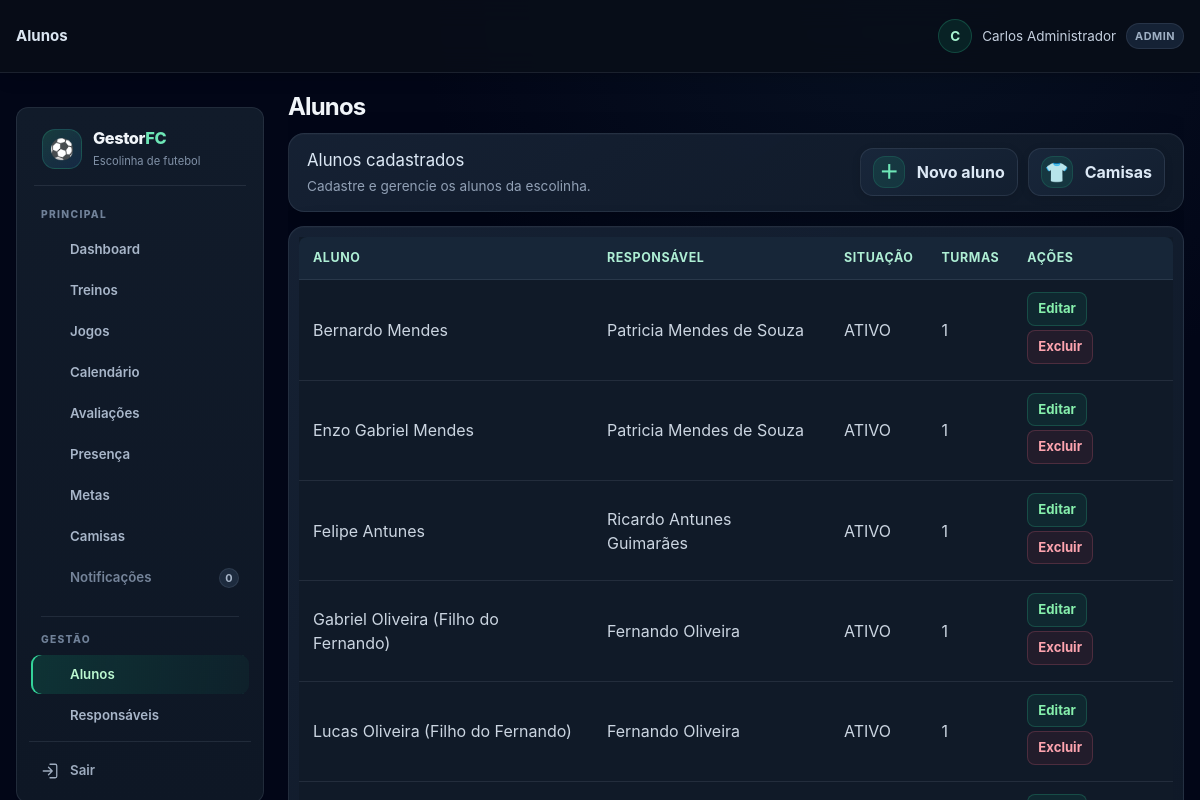
/alunos.php (signed in), run on the app's committed database.
### tables this page shows
CREATE TABLE TB_ALUNO (
    COD_ALUNO INT AUTO_INCREMENT PRIMARY KEY,
    COD_ESCOLINHA INT NOT NULL,
    COD_RESPONSAVEL INT NOT NULL,
    COD_USUARIO INT NULL UNIQUE,
    NOME VARCHAR(100) NOT NULL,
    DATA_NASCIMENTO DATE NOT NULL,
    POSICAO VARCHAR(30) DEFAULT 'Meio-Campo',
    NUMERO_CAMISA INT NULL,
    STATUS ENUM('ATIVO', 'INATIVO', 'PENDENTE') DEFAULT 'ATIVO',
    DATA_MATRICULA DATE DEFAULT (CURRENT_DATE),
    OBSERVACOES_MEDICAS TEXT NULL,
    CRIADO_EM TIMESTAMP DEFAULT CURRENT_TIMESTAMP,
    FOREIGN KEY (COD_ESCOLINHA) REFERENCES TB_ESCOLINHA(COD_ESCOLINHA) ON DELETE CASCADE,
    FOREIGN KEY (COD_RESPONSAVEL) REFERENCES TB_RESPONSAVEL(COD_RESPONSAVEL) ON DELETE RESTRICT,
    FOREIGN KEY (COD_USUARIO) REFERENCES TB_USUARIO(COD_USUARIO) ON DELETE SET NULL
);

CREATE TABLE TB_RESPONSAVEL (
    COD_RESPONSAVEL INT AUTO_INCREMENT PRIMARY KEY,
    COD_ESCOLINHA INT NOT NULL,
    COD_USUARIO INT NULL,
    NOME VARCHAR(100) NOT NULL,
    CPF VARCHAR(14) NOT NULL,
    TELEFONE VARCHAR(20),
    EMAIL VARCHAR(100),
    ENDERECO VARCHAR(255),
    CRIADO_EM TIMESTAMP DEFAULT CURRENT_TIMESTAMP,
    FOREIGN KEY (COD_ESCOLINHA) REFERENCES TB_ESCOLINHA(COD_ESCOLINHA) ON DELETE CASCADE,
    FOREIGN KEY (COD_USUARIO) REFERENCES TB_USUARIO(COD_USUARIO) ON DELETE SET NULL,
    UNIQUE (COD_ESCOLINHA, CPF)
);

### includes/helpers.php (called while the page is built, shortened)
<?php
function e($value) {
    return htmlspecialchars((string) $value, ENT_QUOTES, 'UTF-8');
}
function hasRole($roles) {
    return in_array($_SESSION['user_role'] ?? '', $roles, true);
}

### alunos.php (the view, shortened to what this page needs)
<?php
require_once __DIR__ . '/includes/layout.php';
$db = getDB();
$escolinha = currentEscolinhaId();
$edit = null;
$responsaveis = $db->prepare('SELECT COD_RESPONSAVEL, NOME FROM TB_RESPONSAVEL WHERE COD_ESCOLINHA = ? ORDER BY NOME');
$responsaveis->execute([$escolinha]);
$responsaveis = $responsaveis->fetchAll();
$lista = $db->prepare('SELECT a.*, r.NOME AS RESPONSAVEL, COUNT(m.COD_MATRICULA) AS TURMAS_ATIVAS FROM TB_ALUNO a JOIN TB_RESPONSAVEL r ON r.COD_RESPONSAVEL = a.COD_RESPONSAVEL LEFT JOIN TB_MATRICULA m ON m.COD_ALUNO = a.COD_ALUNO AND m.STATUS = "ATIVA" WHERE a.COD_ESCOLINHA = ? GROUP BY a.COD_ALUNO ORDER BY a.NOME');
$lista->execute([$escolinha]);
$lista = $lista->fetchAll();
pageStart('Alunos');
$value = function ($field, $default = '') use ($edit) { return e($edit[$field] ?? $default); };
?>
<?php if (isset($_GET['mini'])): ?>
<section>
    <h2><?= $edit ? 'Editar aluno' : 'Novo aluno' ?></h2>
    <?php if (!$responsaveis): ?><p>Cadastre um responsável antes de cadastrar um aluno.</p><?php else: ?>
    <form method="post">
        <input type="hidden" name="csrf_token" value="<?= e(csrfToken()) ?>">
        <input type="hidden" name="action" value="<?= $edit ? 'update' : 'create' ?>">
        <?php if ($edit): ?><input type="hidden" name="id" value="<?= (int) $edit['COD_ALUNO'] ?>"><?php endif; ?>
        <label>Nome completo<input required name="nome" value="<?= $value('NOME') ?>"></label>
        <label>Data de nascimento<input required type="date" name="data_nascimento" value="<?= $value('DATA_NASCIMENTO') ?>"></label>
        <label>Responsável<select required name="cod_responsavel"><option value="">Selecione</option><?php foreach ($responsaveis as $r): ?><option value="<?= (int) $r['COD_RESPONSAVEL'] ?>" <?= ($edit['COD_RESPONSAVEL'] ?? '') == $r['COD_RESPONSAVEL'] ? 'selected' : '' ?>><?= e($r['NOME']) ?></option><?php endforeach; ?></select></label>
        <label>Posição<input name="posicao" value="<?= $value('POSICAO', 'Meio-Campo') ?>"></label>
        <label>Situação<select name="status"><?php foreach (['ATIVO', 'INATIVO', 'PENDENTE'] as $status): ?><option <?= ($edit['STATUS'] ?? 'ATIVO') === $status ? 'selected' : '' ?>><?= $status ?></option><?php endforeach; ?></select></label>
        <fieldset class="acesso-aluno"><legend>Acesso do aluno</legend><p>Opcional. O aluno poderá entrar com este e-mail e acompanhar seu perfil e criar metas.</p><label>E-mail de acesso<input type="email" name="email_acesso" value="<?= e($edit['EMAIL_ACESSO'] ?? '') ?>" autocomplete="off"></label><label><?= !empty($edit['EMAIL_ACESSO']) ? 'Nova senha (deixe vazia para manter)' : 'Senha inicial' ?><input type="password" name="senha_acesso" minlength="6" autocomplete="new-password" <?= empty($edit['EMAIL_ACESSO']) ? '' : '' ?>></label></fieldset>
        <label>Observações médicas<textarea name="observacoes_medicas"><?= $value('OBSERVACOES_MEDICAS') ?></textarea></label>
        <div><?php actionButton($edit ? 'Salvar alterações' : 'Cadastrar aluno'); ?><?php if ($edit): ?><a href="alunos.php">Cancelar</a><?php endif; ?></div>
    </form>
    <?php endif; ?>
</section>
<?php else: ?>
<div class="alunos-acoes">
    <div><h2>Alunos cadastrados</h2><p>Cadastre e gerencie os alunos da escolinha.</p></div>
    <div class="alunos-botoes">
        <button type="button" class="acao-rapida" data-url="alunos.php?mini=1" data-titulo="Novo aluno"><span>＋</span>Novo aluno</button>
        <button type="button" class="acao-rapida" data-url="camisas.php?mini=1" data-titulo="Camisas dos alunos"><span>👕</span>Camisas</button>
    </div>
</div>
<section class="lista-alunos"><div class="tabela-alunos"><table><thead><tr><th>Aluno</th><th>Responsável</th><th>Situação</th><th>Turmas</th><th>Ações</th></tr></thead><tbody><?php foreach ($lista as $aluno): ?><tr><td><?= e($aluno['NOME']) ?></td><td><?= e($aluno['RESPONSAVEL']) ?></td><td><?= e($aluno['STATUS']) ?></td><td><?= (int) $aluno['TURMAS_ATIVAS'] ?></td><td><button type="button" class="acao-tabela" data-url="alunos.php?mini=1&amp;editar=<?= (int) $aluno['COD_ALUNO'] ?>" data-titulo="Editar aluno">Editar</button><form method="post" onsubmit="return confirm('Excluir este aluno? As matrículas e presenças relacionadas serão removidas.');"><input type="hidden" name="csrf_token" value="<?= e(csrfToken()) ?>"><input type="hidden" name="action" value="delete"><input type="hidden" name="id" value="<?= (int) $aluno['COD_ALUNO'] ?>"><button>Excluir</button></form></td></tr><?php endforeach; ?><?php if (!$lista): ?><tr><td colspan="5">Nenhum aluno cadastrado.</td></tr><?php endif; ?></tbody></table></div></section>
<?php endif; ?>
<?php pageEnd(); ?>

### includes/layout.php (shortened to what this page needs)
<?php
require_once __DIR__ . '/helpers.php';
function menuItem($url, $label, $icon, $roles, $activeUrls = [], $badge = null, $section = null) {
    if (!hasRole($roles)) {
        return;
    }
    $icons = [
        'dashboard' => '<rect x="3" y="3" width="8" height="8" rx="1.5"/><rect x="13" y="3" width="8" height="5" rx="1.5"/><rect x="13" y="10" width="8" height="11" rx="1.5"/><rect x="3" y="13" width="8" height="8" rx="1.5"/>',
        'profile' => '<circle cx="12" cy="8" r="3.5"/><path d="M5 20a7 7 0 0 1 14 0"/>',
        'training' => '<path d="M4 5h16v14H4z"/><path d="m10 9 5 3-5 3z"/>',
        'game' => '<path d="M7 7h10l3 10H4L7 7Z"/><path d="M9 11v4m-2-2h4m3-1h.01M16 14h.01"/>',
        'calendar' => '<rect x="3" y="5" width="18" height="16" rx="2"/><path d="M16 3v4M8 3v4M3 10h18"/>',
        'evaluation' => '<path d="M8 4h11v17H5V7z"/><path d="M8 4V3h7v1M8 11h7M8 15h7M8 18h4"/>',
        'growth' => '<path d="M4 19V5m0 14h17"/><path d="m7 15 4-4 3 2 6-7"/><path d="M16 6h4v4"/>',
        'presence' => '<path d="M20 7 10 17l-5-5"/><path d="M4 4h10"/>',
        'goal' => '<circle cx="12" cy="12" r="9"/><circle cx="12" cy="12" r="5"/><circle cx="12" cy="12" r="1"/>',
        'shirt' => '<path d="m8 4-5 3 2 5 3-1v9h8v-9l3 1 2-5-5-3a5 5 0 0 1-8 0Z"/>',
        'bell' => '<path d="M18 9a6 6 0 0 0-12 0c0 7-3 7-3 9h18c0-2-3-2-3-9M10 21h4"/>',
        'students' => '<path d="M16 21v-2a4 4 0 0 0-4-4H8a4 4 0 0 0-4 4v2"/><circle cx="10" cy="7" r="4"/><path d="M20 21v-2a4 4 0 0 0-3-3.87M16 3.13a4 4 0 0 1 0 7.75"/>',
        'users' => '<path d="M16 21v-2a4 4 0 0 0-4-4H8a4 4 0 0 0-4 4v2"/><circle cx="10" cy="7" r="4"/><path d="M20 8v6m3-3h-6"/>',
        'teams' => '<path d="m12 3 9 5-9 5-9-5 9-5Z"/><path d="m3 12 9 5 9-5M3 16l9 5 9-5"/>',
        'enrollments' => '<path d="M8 5h12M8 12h12M8 19h12M3 5h.01M3 12h.01M3 19h.01"/>',
        'settings' => '<circle cx="12" cy="12" r="3"/><path d="m19.4 15 .1.1 1.4 1.1-1.4 2.4-1.7-.6a8 8 0 0 1-1.5.9l-.3 1.8h-2.8l-.3-1.8a8 8 0 0 1-1.5-.9l-1.7.6-1.4-2.4 1.4-1.1a7 7 0 0 1 0-1.8l-1.4-1.1 1.4-2.4 1.7.6a8 8 0 0 1 1.5-.9l.3-1.8h2.8l.3 1.8a8 8 0 0 1 1.5.9l1.7-.6 1.4 2.4-1.4 1.1a7 7 0 0 1 0 1.8Z"/>',
        'logout' => '<path d="M10 17l5-5-5-5M15 12H3"/><path d="M12 3h7a2 2 0 0 1 2 2v14a2 2 0 0 1-2 2h-7"/>'
    ];
    $arquivo = basename($_SERVER['PHP_SELF']);
    $caminhoUrl = basename((string) parse_url($url, PHP_URL_PATH));
    $secaoAtual = $_GET['secao'] ?? null;
    $ativo = ($arquivo === $caminhoUrl && $secaoAtual === $section) || in_array($arquivo, $activeUrls, true);
    $classes = 'link-menu' . ($ativo ? ' ativo' : '');
    $ariaAtual = $ativo ? ' aria-current="page"' : '';
    $svg = '<svg class="icone-menu" viewBox="0 0 24 24" fill="none" stroke="currentColor" stroke-width="1.7" stroke-linecap="round" stroke-linejoin="round" aria-hidden="true">' . ($icons[$icon] ?? '') . '</svg>';
    $badgeHtml = $badge === null ? '' : '<span class="badge-notificacoes" aria-label="' . (int) $badge . ' notificações">' . (int) $badge . '</span>';
    echo '<a class="' . $classes . '" href="' . e($url) . '"' . $ariaAtual . '>' . $svg . '<span class="texto-menu">' . e($label) . '</span>' . $badgeHtml . '</a>';
}
function menuIndisponivel($label, $icon, $badge = null) {
    $icons = [
        'profile' => '<circle cx="12" cy="8" r="3.5"/><path d="M5 20a7 7 0 0 1 14 0"/>',
        'game' => '<path d="M7 7h10l3 10H4L7 7Z"/><path d="M9 11v4m-2-2h4m3-1h.01M16 14h.01"/>',
        'calendar' => '<rect x="3" y="5" width="18" height="16" rx="2"/><path d="M16 3v4M8 3v4M3 10h18"/>',
        'evaluation' => '<path d="M8 4h11v17H5V7z"/><path d="M8 4V3h7v1M8 11h7M8 15h7M8 18h4"/>',
        'growth' => '<path d="M4 19V5m0 14h17"/><path d="m7 15 4-4 3 2 6-7"/><path d="M16 6h4v4"/>',
        'goal' => '<circle cx="12" cy="12" r="9"/><circle cx="12" cy="12" r="5"/><circle cx="12" cy="12" r="1"/>',
        'bell' => '<path d="M18 9a6 6 0 0 0-12 0c0 7-3 7-3 9h18c0-2-3-2-3-9M10 21h4"/>'
    ];
    $svg = '<svg class="icone-menu" viewBox="0 0 24 24" fill="none" stroke="currentColor" stroke-width="1.7" stroke-linecap="round" stroke-linejoin="round" aria-hidden="true">' . ($icons[$icon] ?? '') . '</svg>';
    $badgeHtml = $badge === null ? '' : '<span class="badge-notificacoes" aria-label="' . (int) $badge . ' notificações">' . (int) $badge . '</span>';
    echo '<span class="link-menu menu-indisponivel" aria-disabled="true" title="Recurso ainda não disponível">' . $svg . '<span class="texto-menu">' . e($label) . '</span>' . $badgeHtml . '</span>';
}
function pageStart($title) {
        ?>
        <?php
    $paginas = [
        'Alunos' => 'pagina-alunos',
        'Responsáveis' => 'pagina-recursos pagina-responsaveis',
        'Turmas' => 'pagina-recursos pagina-turmas',
        'Matrículas' => 'pagina-recursos pagina-matriculas',
        'Aulas e chamada' => 'pagina-recursos pagina-aulas',
        'Usuários' => 'pagina-recursos pagina-usuarios'
    ];
    $classePagina = isset($paginas[$title]) ? ' ' . $paginas[$title] : '';
    ?>
<!DOCTYPE html>
<html lang="pt-BR">
<head>
    <script src="https://cdn.tailwindcss.com"></script>
    <link rel="stylesheet" href="assets/css/style.css">
</head>
<body class="pagina-sistema<?= $classePagina ?> min-h-screen bg-slate-950 text-slate-100">
    <header class="cabecalho-sistema bg-slate-950 text-white shadow-lg">
        <div class="cabecalho-inner mx-auto flex w-full max-w-7xl items-center justify-between px-4 py-4">
            <span class="contexto-cabecalho"><?= e($title) ?></span>
            <p class="usuario-cabecalho"><span class="avatar-usuario" aria-hidden="true"><?= e(mb_strtoupper(mb_substr($_SESSION['username'], 0, 1, 'UTF-8'), 'UTF-8')) ?></span><span><?= e($_SESSION['username']) ?></span><span class="perfil-usuario"><?= e($_SESSION['user_role']) ?></span></p>
        </div>
    </header>
    <div class="estrutura-sistema mx-auto grid max-w-7xl gap-6 px-4 py-6 lg:grid-cols-[248px_minmax(0,1fr)]">
        <aside class="menu-lateral rounded-xl bg-slate-900 p-3 shadow-sm" id="menuLateral" aria-label="Navegação principal">
            <a class="marca-sidebar" href="index.php" aria-label="GestorFC, ir para o dashboard"><span class="logo-bola" aria-hidden="true">⚽</span><span><strong>Gestor<span>FC</span></strong><small>Escolinha de futebol</small></span></a>
            <nav class="navegacao-sidebar" aria-label="Menu principal">
                <p class="titulo-grupo-menu">PRINCIPAL</p>
                <?php menuItem('index.php', 'Dashboard', 'dashboard', ['ADMIN', 'SECRETARIA', 'PROFESSOR', 'RESPONSAVEL'], ['dashboard.php']); ?>
                <?php menuIndisponivel('Notificações', 'bell', 0); ?>
                <?php if (hasRole(['ADMIN', 'SECRETARIA'])): ?>
                    <p class="titulo-grupo-menu grupo-gestao">GESTÃO</p>
                <?php endif; ?>
                <?php if (hasRole(['ADMIN', 'SECRETARIA'])): ?>
                    <?php menuItem('alunos.php', 'Alunos', 'students', ['ADMIN', 'SECRETARIA'], ['alunos.php']); ?>
                    <?php menuItem('responsaveis.php', 'Responsáveis', 'users', ['ADMIN', 'SECRETARIA'], ['responsaveis.php']); ?>
                    <?php menuItem('turmas.php', 'Turmas', 'teams', ['ADMIN', 'SECRETARIA'], ['turmas.php']); ?>
                    <?php menuItem('matriculas.php', 'Matrículas', 'enrollments', ['ADMIN', 'SECRETARIA'], ['matriculas.php']); ?>
                <?php endif; ?>
            </nav>
            <div class="rodape-sidebar"><a class="link-menu link-sair" href="logout.php"><svg class="icone-menu" viewBox="0 0 24 24" fill="none" stroke="currentColor" stroke-width="1.7" stroke-linecap="round" stroke-linejoin="round" aria-hidden="true"><path d="M10 17l5-5-5-5M15 12H3"/><path d="M12 3h7a2 2 0 0 1 2 2v14a2 2 0 0 1-2 2h-7"/></svg><span class="texto-menu">Sair</span></a></div>
        </aside>
        <main class="conteudo-sistema min-w-0">
            <h1 class="mb-6 text-2xl font-bold text-emerald-950"><?= e($title) ?></h1>
    <?php
}
function pageEnd() {
    echo '</main></div></body></html>';
}

### data on the page
tb_aluno: NOME "Bernardo Mendes", COD_RESPONSAVEL.NOME "Patricia Mendes de Souza", STATUS "ATIVO", TURMAS_ATIVAS "1"
tb_aluno: NOME "Enzo Gabriel Mendes", COD_RESPONSAVEL.NOME "Patricia Mendes de Souza", STATUS "ATIVO", TURMAS_ATIVAS "1"
tb_aluno: NOME "Felipe Antunes", COD_RESPONSAVEL.NOME "Ricardo Antunes Guimarães", STATUS "ATIVO", TURMAS_ATIVAS "1"
tb_aluno: NOME "Gabriel Oliveira (Filho do Fernando)", COD_RESPONSAVEL.NOME "Fernando Oliveira", STATUS "ATIVO", TURMAS_ATIVAS "1"
tb_aluno: NOME "Lucas Oliveira (Filho do Fernando)", COD_RESPONSAVEL.NOME "Fernando Oliveira", STATUS "ATIVO", TURMAS_ATIVAS "1"

### other printed values
$title "Alunos"
$_SESSION['username'] "Carlos Administrador"
$_SESSION['user_role'] "ADMIN"
$label "Dashboard Treinos Jogos Calendário Avaliações Presença Metas Camisas Alunos Responsáveis"
$label "Notificações"
$badge "0"
